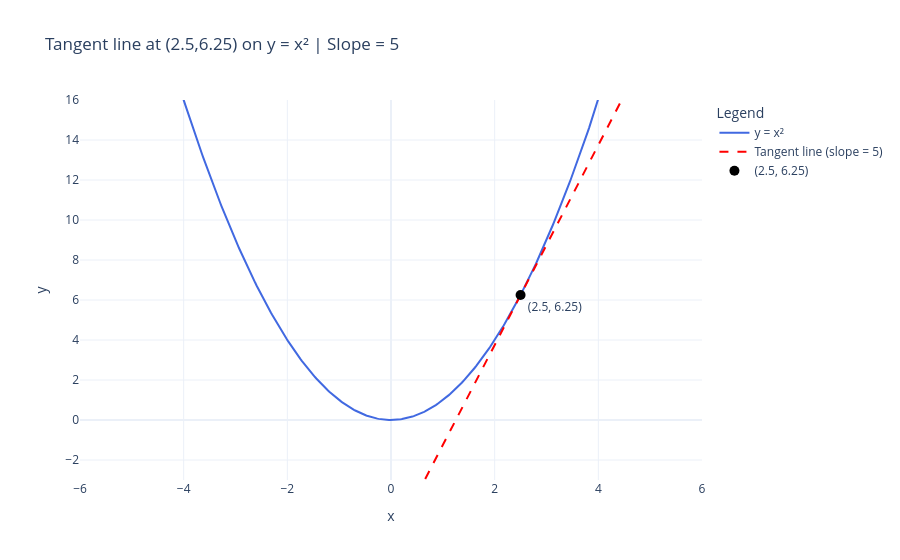

Notebook source saved alongside this figure:
### Markdown cell above
Let's check for another point on the curve. Let $x = 2.5$, the point on curve is $(x = 2.5, y = 2.5^2) = (2.5, 6.25)$. The gradient at this point is $2a = 2 * 2.5 = 5$.  
Hence, we expect the curve to be steeper here since the gradient here (5) is more than the gradient at $(1,1)$ (which is 2). Let's plot the point $(2.5, 6.25)$ on the curve and have a line with slope 5 pass through it. Indeed it's the tangent to the curve and the steepness of the curve here is more than at point $(1,1)$.

### Code cell
import plotly.graph_objects as go
import numpy as np

# Point of tangency
x0, y0 = 2.5, 6.25
slope = 5

# Curve
x_vals = np.linspace(-5, 5, 400)
y_vals = x_vals**2

# Tangent line: y - y0 = slope * (x - x0)  =>  y = y0 + slope*(x - x0)
x_line = np.linspace(x0 - 2, x0 + 2, 100)
y_line = y0 + slope * (x_line - x0)

fig = go.Figure()

# Plot y = x^2
fig.add_trace(go.Scatter(
    x=x_vals, y=y_vals,
    mode="lines",
    name="y = x²",
    line=dict(color="royalblue", width=2)
))

# Plot tangent line
fig.add_trace(go.Scatter(
    x=x_line, y=y_line,
    mode="lines",
    name=f"Tangent line (slope = {slope})",
    line=dict(color="red", width=2, dash="dash")
))

# Mark the point of tangency
fig.add_trace(go.Scatter(
    x=[x0], y=[y0],
    mode="markers+text",
    name=f"({x0}, {y0})",
    marker=dict(color="black", size=10),
    text=[f"({x0}, {y0})"],
    textposition="bottom right"
))

fig.update_layout(
    title="Tangent line at (2.5,6.25) on y = x² | Slope = 5",
    xaxis_title="x",
    yaxis_title="y",
    template="plotly_white",
    xaxis=dict(range=[-6, 6]),
    yaxis=dict(range=[-3, 16]),
    legend=dict(title="Legend")
)

fig.show()

### Figure 1 — Plotly figure (JSON) as saved in the notebook; plotly's stock layout.template omitted (floating-point values rounded to 4 significant figures; data arrays with more than 128 entries replaced by an {"elided": "..."} marker saying what was removed)
{"data": [{"line": {"color": "royalblue", "width": 2}, "mode": "lines", "name": "y = x²", "type": "scatter", "x": {"elided": "400 float values"}, "y": {"elided": "400 float values"}}, {"line": {"color": "red", "dash": "dash", "width": 2}, "mode": "lines", "name": "Tangent line (slope = 5)", "type": "scatter", "x": [0.5, 0.5404, 0.5808, 0.6212, 0.6616, 0.702, 0.7424, 0.7828, 0.8232, 0.8636, 0.904, 0.9444, 0.9848, 1.025, 1.066, 1.106, 1.146, 1.187, 1.227, 1.268, 1.308, 1.348, 1.389, 1.429, 1.47, 1.51, 1.551, 1.591, 1.631, 1.672, 1.712, 1.753, 1.793, 1.833, 1.874, 1.914, 1.955, 1.995, 2.035, 2.076, 2.116, 2.157, 2.197, 2.237, 2.278, 2.318, 2.359, 2.399, 2.439, 2.48, 2.52, 2.561, 2.601, 2.641, 2.682, 2.722, 2.763, 2.803, 2.843, 2.884, 2.924, 2.965, 3.005, 3.045, 3.086, 3.126, 3.167, 3.207, 3.247, 3.288, 3.328, 3.369, 3.409, 3.449, 3.49, 3.53, 3.571, 3.611, 3.652, 3.692, 3.732, 3.773, 3.813, 3.854, 3.894, 3.934, 3.975, 4.015, 4.056, 4.096, 4.136, 4.177, 4.217, 4.258, 4.298, 4.338, 4.379, 4.419, 4.46, 4.5], "y": [-3.75, -3.548, -3.346, -3.144, -2.942, -2.74, -2.538, -2.336, -2.134, -1.932, -1.73, -1.528, -1.326, -1.124, -0.9217, -0.7197, -0.5177, -0.3157, -0.1136, 0.08838, 0.2904, 0.4924, 0.6944, 0.8965, 1.098, 1.301, 1.503, 1.705, 1.907, 2.109, 2.311, 2.513, 2.715, 2.917, 3.119, 3.321, 3.523, 3.725, 3.927, 4.129, 4.331, 4.533, 4.735, 4.937, 5.139, 5.341, 5.543, 5.745, 5.947, 6.149, 6.351, 6.553, 6.755, 6.957, 7.159, 7.361, 7.563, 7.765, 7.967, 8.169, 8.371, 8.573, 8.775, 8.977, 9.179, 9.381, 9.583, 9.785, 9.987, 10.19, 10.39, 10.59, 10.8, 11.0, 11.2, 11.4, 11.6, 11.81, 12.01, 12.21, 12.41, 12.61, 12.82, 13.02, 13.22, 13.42, 13.62, 13.83, 14.03, 14.23, 14.43, 14.63, 14.84, 15.04, 15.24, 15.44, 15.64, 15.85, 16.05, 16.25]}, {"marker": {"color": "black", "size": 10}, "mode": "markers+text", "name": "(2.5, 6.25)", "text": ["(2.5, 6.25)"], "textposition": "bottom right", "type": "scatter", "x": [2.5], "y": [6.25]}], "layout": {"legend": {"title": {"text": "Legend"}}, "title": {"text": "Tangent line at (2.5,6.25) on y = x² | Slope = 5"}, "xaxis": {"range": [-6, 6], "title": {"text": "x"}}, "yaxis": {"range": [-3, 16], "title": {"text": "y"}}}}
